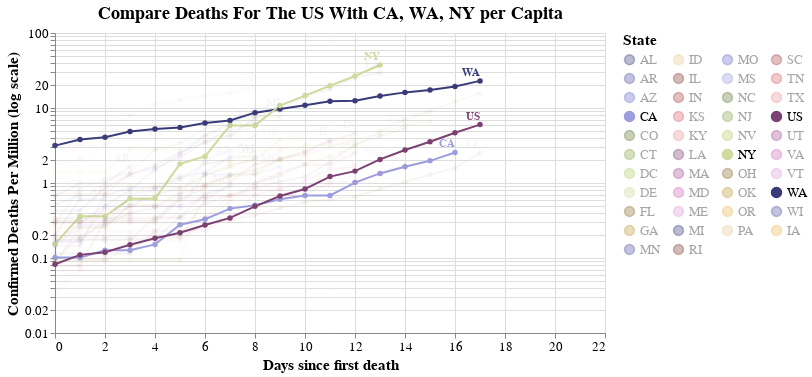

The notebook cell saved with this chart:
### Code cell
#hide_input
make_death_chart_per_capita(['US'])

### Figure 1 — Vega-Lite specification as saved in the notebook (floating-point values rounded to 4 significant figures; data arrays with more than 128 entries replaced by an {"elided": "..."} marker saying what was removed)
{"config": {"view": {"continuousWidth": 400, "continuousHeight": 300}, "axis": {"labelFontSize": 13, "titleFontSize": 15}, "legend": {"labelFontSize": 13, "titleFontSize": 15}, "title": {"fontSize": 18}}, "layer": [{"mark": {"type": "line", "point": true}, "encoding": {"color": {"type": "nominal", "field": "State", "legend": {"columns": 4, "symbolLimit": 57}, "scale": {"scheme": "category20b"}}, "opacity": {"condition": {"value": 1, "selection": "selector007"}, "value": 0.05}, "tooltip": [{"type": "temporal", "field": "date"}, {"type": "nominal", "field": "State"}, {"type": "quantitative", "field": "Confirmed Cases"}, {"type": "quantitative", "field": "Confirmed Deaths"}, {"type": "quantitative", "field": "population"}, {"type": "quantitative", "field": "deaths_per_m"}, {"type": "quantitative", "field": "cases_per_m"}, {"type": "quantitative", "field": "Days since 100 cases"}, {"type": "quantitative", "field": "Days since first death"}], "x": {"type": "quantitative", "field": "Days since first death"}, "y": {"type": "quantitative", "field": "deaths_per_m", "scale": {"type": "log"}, "title": "Confirmed Deaths Per Million (log scale)"}}, "selection": {"selector007": {"type": "multi", "fields": ["State"], "bind": "legend", "init": [{"State": "US"}, {"State": "CA"}, {"State": "WA"}, {"State": "NY"}]}}, "width": 550}, {"mark": {"type": "text", "align": "right", "dy": -8, "fontWeight": "bold"}, "encoding": {"color": {"type": "nominal", "field": "State", "legend": {"columns": 4, "symbolLimit": 57}, "scale": {"scheme": "category20b"}}, "opacity": {"condition": {"value": 1, "selection": "selector007"}, "value": 0.05}, "text": {"type": "nominal", "field": "State"}, "tooltip": [{"type": "temporal", "field": "date"}, {"type": "nominal", "field": "State"}, {"type": "quantitative", "field": "Confirmed Cases"}, {"type": "quantitative", "field": "Confirmed Deaths"}, {"type": "quantitative", "field": "population"}, {"type": "quantitative", "field": "deaths_per_m"}, {"type": "quantitative", "field": "cases_per_m"}, {"type": "quantitative", "field": "Days since 100 cases"}, {"type": "quantitative", "field": "Days since first death"}], "x": {"type": "quantitative", "field": "Days since first death"}, "y": {"type": "quantitative", "field": "deaths_per_m", "scale": {"type": "log"}, "title": "Confirmed Deaths Per Million (log scale)"}}, "transform": [{"filter": "(datum['date'] >= 1585353600000)"}], "width": 550}], "data": {"name": "data-dbbc85a86ff4598705c626eb7e1c7b6c"}, "title": "Compare Deaths For The US With CA, WA, NY per Capita", "$schema": "https://vega.github.io/schema/vega-lite/v4.0.2.json", "datasets": {"data-dbbc85a86ff4598705c626eb7e1c7b6c": {"elided": "451 records"}}}
